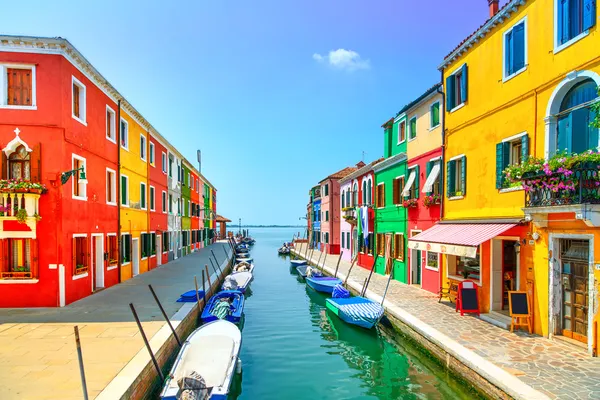
#> input picture Assignment1/img.jpg, 600 x 400 px, found by its file name
$ python 'Assignment 1.py'
#> lines starting #> are read from the running program, lines starting #| are printed output that depends on the picture
from matplotlib.image import imread
import matplotlib.pyplot as plt


inpimg = imread("Img.jpg")
#> inpimg is the input picture: shape (400, 600, 3); mean R, G, B 155.3, 155.8, 140.8
r,g,b = inpimg[:,:,0], inpimg[:,:,1], inpimg[:,:,2]
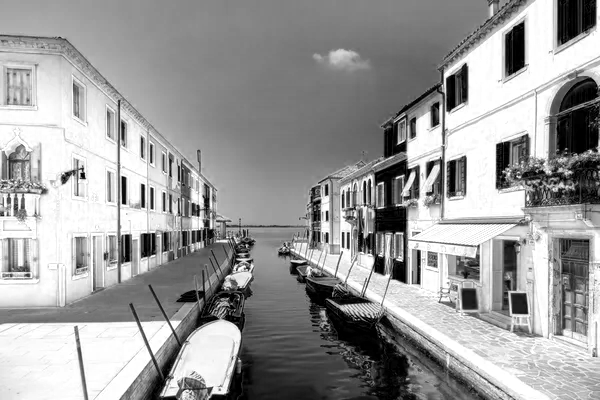
#> r: shape (400, 600); min 0, max 255, mean 155.3
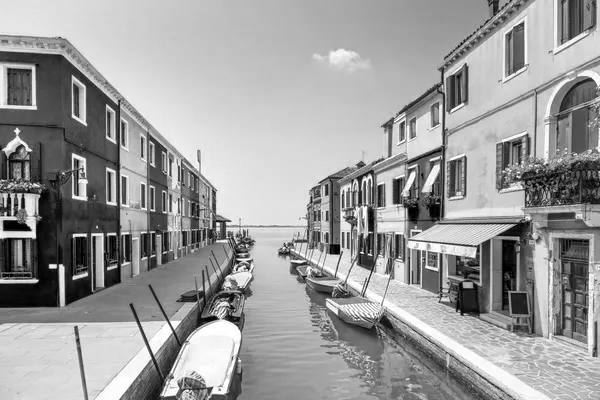
#> g: shape (400, 600); min 0, max 255, mean 155.8
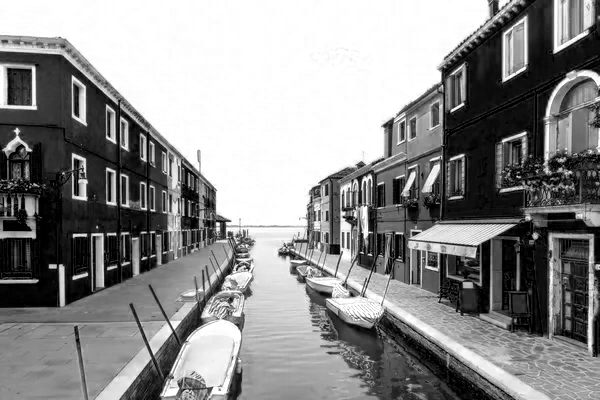
#> b: shape (400, 600); min 0, max 255, mean 140.8
gamma: float = 1.04
r_const = 0.2026
g_const = 0.7152
b_const = 0.0772


greyimg = r_const*r**gamma + g_const*g**gamma + b_const*b**gamma
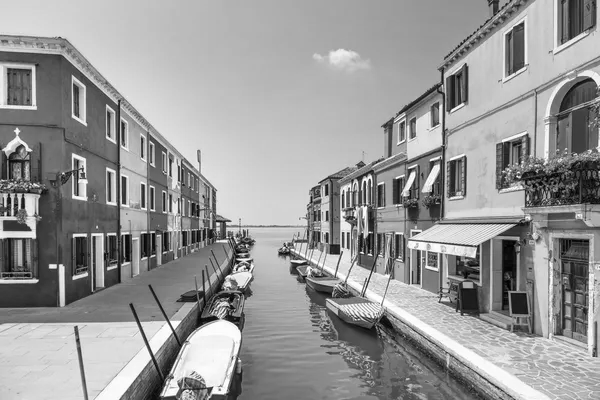
#> greyimg: shape (400, 600) float64; min 0.715, max 316.7, mean 189.1; drawn with min black and max white
fig = plt.figure(1)


img = fig.add_subplot(111)
img.imshow(greyimg, cmap=plt.cm.get_cmap('Greys'))


fig.show()
plt.show()
